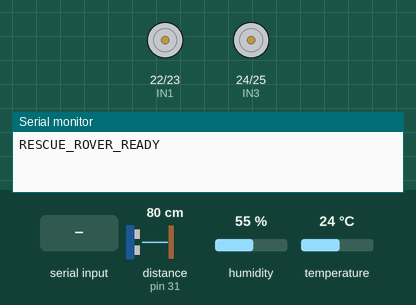
A sketch run on a simulated Arduino Mega 2560, built with avr-gcc and run on an emulated ATmega2560. Parts: motor-driver pin pairs drawn as motors (green arrow = first pin HIGH = forward, orange = second pin HIGH = backward, longer = more drive, scaled by the enable pin), the last lines printed to the serial monitor. Wiring (inferred from the names in the program): ultrasonic range finder: trigger pin 30; echo pin 31; DHT11 sensor: data pin 32. Inputs (shaded band) come from the test bench; at power-on: distance to the obstacle (sensor on pin 31) 80 cm, humidity 55 %, temperature 24 °C. The echo pulse lasts 58.3 µs per cm.

Above: at 1.2 s.
1.3 s: "F" received over Serial
At 2.2 s:
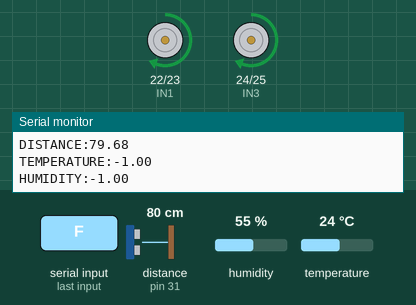
2.8 s: "B" received over Serial
At 3.3 s:
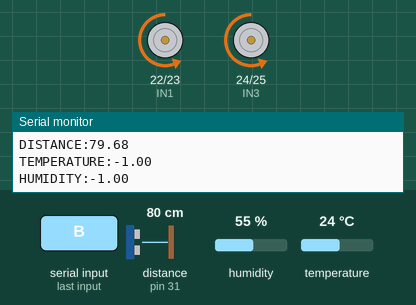
4.3 s: "L" received over Serial
At 5.5 s:
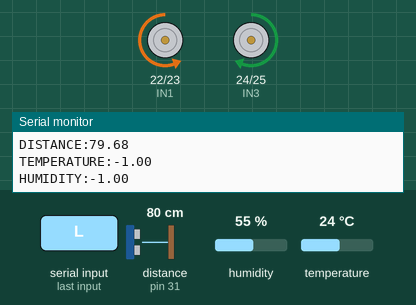
5.8 s: "R" received over Serial
At 6.8 s:
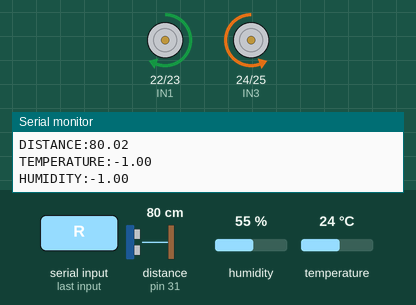
Timing chart, 0 to 8.3 s (numbered marks = the images above; inputs shaded):
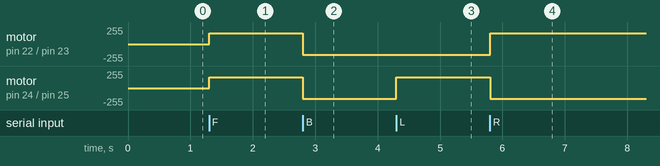

Measured:
- after the input at 1.3 s, motor on pin 22 (IN1) / pin 23 (IN2), motor on pin 24 (IN3) / pin 25 (IN4): stopped → forward 160/255 at once
- after the input at 2.8 s, motor on pin 22 (IN1) / pin 23 (IN2), motor on pin 24 (IN3) / pin 25 (IN4): forward 160/255 → backward 160/255 at once
- after the input at 4.3 s, motor on pin 24 (IN3) / pin 25 (IN4): backward 160/255 → forward 160/255 at once
- after the input at 5.8 s, motor on pin 22 (IN1) / pin 23 (IN2): backward 160/255 → forward 160/255 at once; motor on pin 24 (IN3) / pin 25 (IN4): forward 160/255 → backward 160/255 at once

The sketch:

sketch_oct16a.ino
```cpp
#define ENA 5
#define IN1 22
#define IN2 23
#define IN3 24
#define IN4 25
#define ENB 6

#define TRIG 30
#define ECHO 31
#define DHTPIN 32

const int MOTOR_SPEED = 160;
const float STOP_DISTANCE = 20.0;

char currentCommand = 'S';
unsigned long lastSensorRead = 0;
float distanceCM = -1;
float temperatureC = -1;
float humidityPercent = -1;

void stopMotors() {
  analogWrite(ENA, 0);
  analogWrite(ENB, 0);
  digitalWrite(IN1, LOW);
  digitalWrite(IN2, LOW);
  digitalWrite(IN3, LOW);
  digitalWrite(IN4, LOW);
}

float readDistance() {
  digitalWrite(TRIG, LOW);
  delayMicroseconds(3);
  digitalWrite(TRIG, HIGH);
  delayMicroseconds(10);
  digitalWrite(TRIG, LOW);

  unsigned long duration = pulseIn(ECHO, HIGH, 30000UL);

  if (duration == 0) return -1;
  return duration * 0.0343 / 2.0;
}

bool readDHT11(float &humidity, float &temperature) {
  byte data[5] = {0, 0, 0, 0, 0};

  pinMode(DHTPIN, OUTPUT);
  digitalWrite(DHTPIN, LOW);
  delay(20);
  digitalWrite(DHTPIN, HIGH);
  delayMicroseconds(30);
  pinMode(DHTPIN, INPUT_PULLUP);

  if (pulseIn(DHTPIN, LOW, 100) == 0) return false;
  if (pulseIn(DHTPIN, HIGH, 100) == 0) return false;
  if (pulseIn(DHTPIN, LOW, 100) == 0) return false;

  for (byte i = 0; i < 40; i++) {
    unsigned long lowTime = pulseIn(DHTPIN, LOW, 100);
    unsigned long highTime = pulseIn(DHTPIN, HIGH, 100);

    if (lowTime == 0 || highTime == 0) return false;

    data[i / 8] <<= 1;
    if (highTime > 40) {
      data[i / 8] |= 1;
    }
  }

  if ((byte)(data[0] + data[1] + data[2] + data[3]) != data[4]) {
    return false;
  }

  humidity = data[0] + data[1] * 0.1;
  temperature = data[2] + data[3] * 0.1;

  return true;
}

void moveForward() {
  if (distanceCM > 0 && distanceCM <= STOP_DISTANCE) {
    stopMotors();
    Serial.println("OBSTACLE:STOP");
    return;
  }

  digitalWrite(IN1, HIGH);
  digitalWrite(IN2, LOW);
  digitalWrite(IN3, HIGH);
  digitalWrite(IN4, LOW);
  analogWrite(ENA, MOTOR_SPEED);
  analogWrite(ENB, MOTOR_SPEED);
}

void moveBackward() {
  digitalWrite(IN1, LOW);
  digitalWrite(IN2, HIGH);
  digitalWrite(IN3, LOW);
  digitalWrite(IN4, HIGH);
  analogWrite(ENA, MOTOR_SPEED);
  analogWrite(ENB, MOTOR_SPEED);
}

void turnLeft() {
  digitalWrite(IN1, LOW);
  digitalWrite(IN2, HIGH);
  digitalWrite(IN3, HIGH);
  digitalWrite(IN4, LOW);
  analogWrite(ENA, MOTOR_SPEED);
  analogWrite(ENB, MOTOR_SPEED);
}

void turnRight() {
  digitalWrite(IN1, HIGH);
  digitalWrite(IN2, LOW);
  digitalWrite(IN3, LOW);
  digitalWrite(IN4, HIGH);
  analogWrite(ENA, MOTOR_SPEED);
  analogWrite(ENB, MOTOR_SPEED);
}

void handleCommand(char command) {
  currentCommand = command;

  switch (command) {
    case 'F': moveForward(); break;
    case 'B': moveBackward(); break;
    case 'L': turnLeft(); break;
    case 'R': turnRight(); break;
    case 'S': stopMotors(); break;
  }
}

void readSensors() {
  distanceCM = readDistance();

  float h, t;
  if (readDHT11(h, t)) {
    humidityPercent = h;
    temperatureC = t;
  }

  Serial.print("DISTANCE:");
  Serial.println(distanceCM);

  Serial.print("TEMPERATURE:");
  Serial.println(temperatureC);

  Serial.print("HUMIDITY:");
  Serial.println(humidityPercent);

  if (currentCommand == 'F' &&
      distanceCM > 0 &&
      distanceCM <= STOP_DISTANCE) {
    stopMotors();
    currentCommand = 'S';
    Serial.println("OBSTACLE:STOP");
  }
}

void setup() {
  Serial.begin(9600);

  pinMode(ENA, OUTPUT);
  pinMode(IN1, OUTPUT);
  pinMode(IN2, OUTPUT);
  pinMode(IN3, OUTPUT);
  pinMode(IN4, OUTPUT);
  pinMode(ENB, OUTPUT);

  pinMode(TRIG, OUTPUT);
  pinMode(ECHO, INPUT);
  pinMode(DHTPIN, INPUT_PULLUP);

  stopMotors();
  Serial.println("RESCUE_ROVER_READY");
}

void loop() {
  while (Serial.available() > 0) {
    char command = Serial.read();

    if (command >= 'a' && command <= 'z') {
      command -= 32;
    }

    if (command == 'F' || command == 'B' ||
        command == 'L' || command == 'R' ||
        command == 'S') {
      handleCommand(command);
    }
  }

  if (millis() - lastSensorRead >= 2000) {
    lastSensorRead = millis();
    readSensors();
  }
}
```
